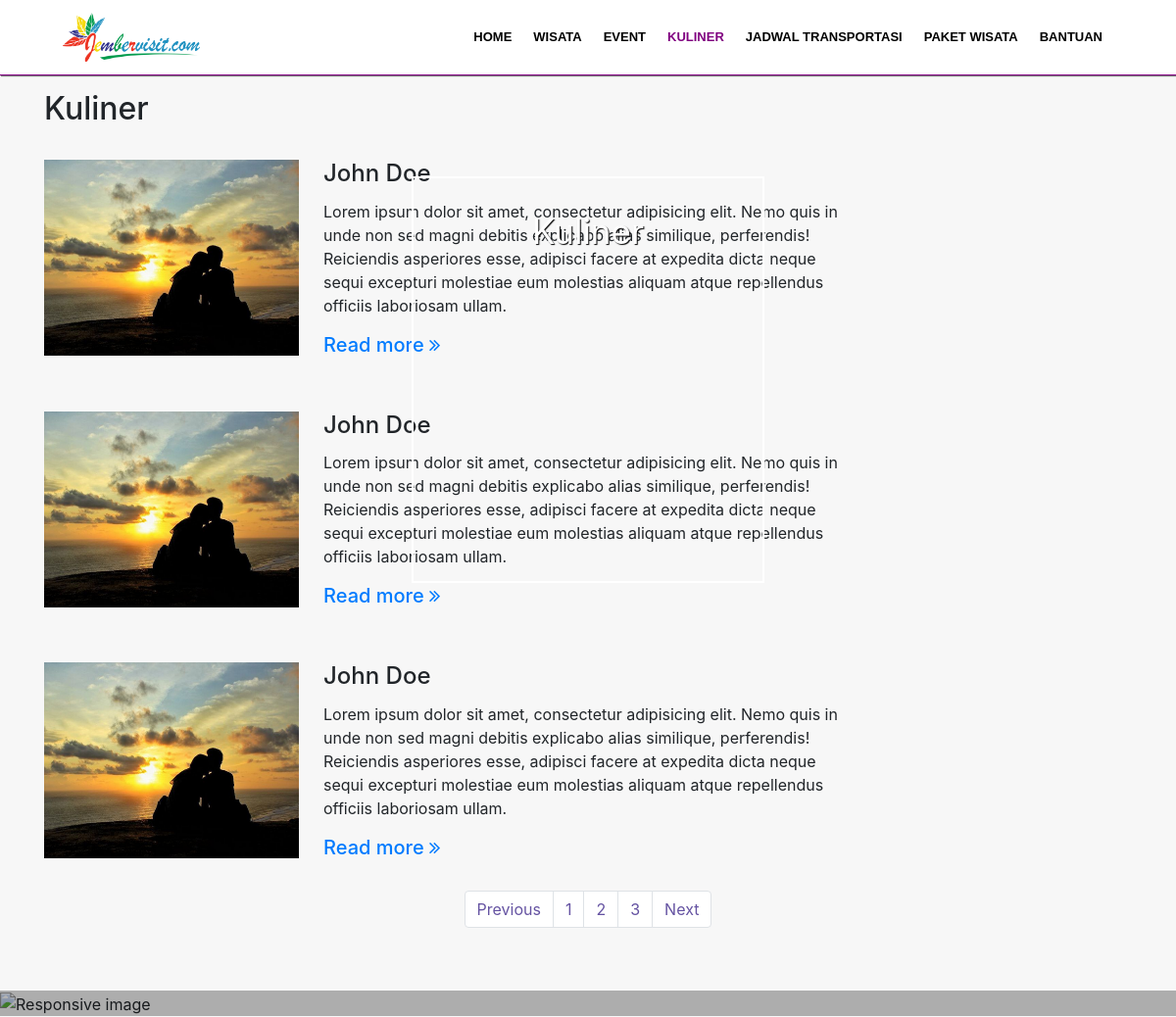
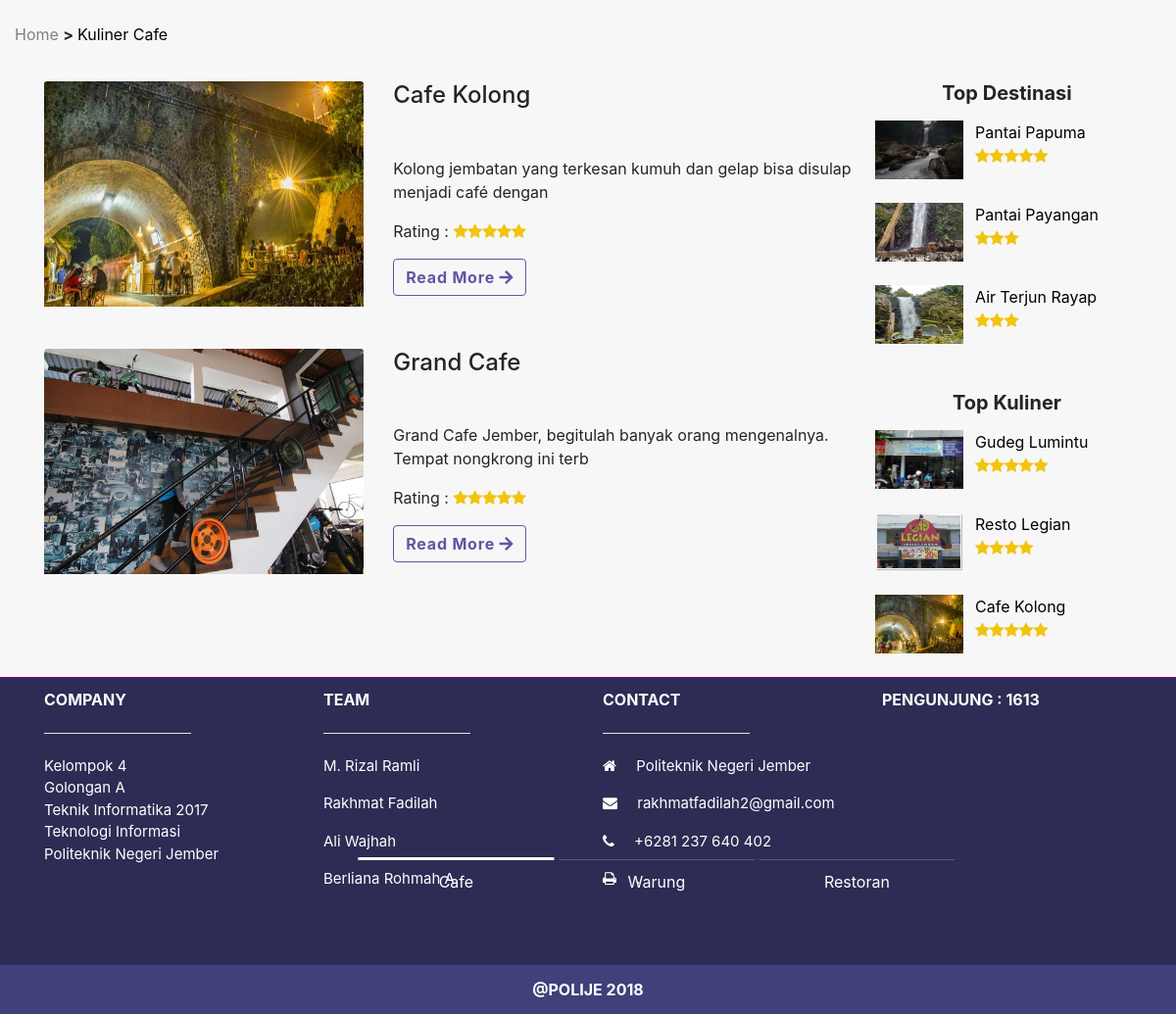
Page /?halaman=kuliner&kategori=cafe on the committed database (2 pictures, top to bottom).
### tables this page shows
CREATE TABLE `tempat_kuliner` (
  `id_tempat` varchar(10) NOT NULL,
  `id_kategoriKuliner` varchar(10) NOT NULL,
  `nama` varchar(30) NOT NULL,
  `lokasi` text NOT NULL,
  `gambar_profil` varchar(255) NOT NULL,
  `gambar_detail` varchar(255) NOT NULL,
  `deskripsi` text NOT NULL
);

CREATE TABLE `wisata` (
  `id_wisata` varchar(10) NOT NULL,
  `id_kategoriWisata` varchar(10) DEFAULT NULL,
  `nama` varchar(50) NOT NULL,
  `lokasi` text NOT NULL,
  `gambar_profil` tinytext NOT NULL,
  `detail_gambar` text NOT NULL,
  `deskripsi` text NOT NULL
);

### frontend/kuliner/kuliner.php (the view, shortened to what this page needs)
<?php
if ($_GET['kategori'] == "cafe") {
  ?>
<div class="wrap mb-4">
      <div class="relatif">
      <img src="asset/img/banner/Kulinercafe.jpg" class="img-fluid" alt="Responsive image">
            <div class="bg-black"></div>
      </div>
      <div class="banner-img">
        <p>Kuliner</p>
      </div>
      <div class="navigasi">
        <a href="?halaman=kuliner&kategori=cafe" class="nav-custActive">Cafe</a>
        <a href="?halaman=kuliner&kategori=warung" class="nav-cust">Warung</a>
        <a href="?halaman=kuliner&kategori=restoran" class="nav-cust">Restoran</a>
      </div>
</div>
<div class="container-fluid jarak-section">
  <div class="row">
    <div class="col-md-12">
      <a style="color:gray;" href="index.php">Home</a> <b> > </b> <a style="color: black" href="">Kuliner Cafe</a>
    </div>
  </div>
</div>
<div class="container card-kuliner">
<div class="row">
  <div class="col-md-9 mb-5">
    <?php
    $query = mysqli_query($koneksi,"SELECT tempat_kuliner.deskripsi,tempat_kuliner.nama,tempat_kuliner.lokasi,tempat_kuliner.gambar_profil,tempat_kuliner.id_tempat,kategori_kuliner.nama_kategori, ROUND(AVG(rating_kuliner.rating)) AS ratings FROM tempat_kuliner JOIN kategori_kuliner ON tempat_kuliner.id_kategoriKuliner=kategori_kuliner.id_kategoriKuliner LEFT JOIN rating_kuliner ON tempat_kuliner.id_tempat = rating_kuliner.id_tempat WHERE kategori_kuliner.nama_kategori = 'Cafe' GROUP BY tempat_kuliner.id_tempat");
    $jml = mysqli_num_rows($query);
    for ($i=0; $i < $jml ; $i++) {
      $data = mysqli_fetch_array($query);
     ?>
    <div class="row">
      <div class="col-md-5 jarak-mb5">
      <img class="card-img-top" src="asset/img/gprofil_kuliner/<?php echo $data['gambar_profil'] ?>" alt="Card image"/>
      </div>
      <div class="col-md-7 mb-5">
        <h4 class="mb-5"><?php echo $data['nama'] ?></h4>
        <p><?php echo substr($data['deskripsi'],0,80) ?></p>
        <p>Rating :
        <?php
          $tampung = $data['ratings'];
          for ($j=1; $j <= $tampung ; $j++) {
          echo '<span style="color : #f1c40f" class="fa fa-star"></span>';
          }
        ?></p>
        <div>
          <a style="text-decoration: none;" href="?halaman=kuliner_detail&id=<?php echo $data['id_tempat'] ?>" class="btn btn-custom">Read More <i class="fas fa-arrow-right"></i></a>
        </div>
      </div>
    </div>
    <?php } ?>
  </div>
    <div class="col-md-3">
    <h5 class="text-center pb-2"><b>Top Destinasi</b></h5>
    <?php
    $query2 = mysqli_query($koneksi,"SELECT wisata.nama,wisata.lokasi,wisata.gambar_profil,wisata.id_wisata,kategori_wisata.nama_kategori, ROUND(AVG(rating_wisata.rating)) AS ratings FROM wisata JOIN kategori_wisata ON wisata.id_kategoriWisata=kategori_wisata.id_kategoriWisata LEFT JOIN rating_wisata ON wisata.id_wisata = rating_wisata.id_wisata GROUP BY wisata.id_wisata HAVING ROUND(AVG(rating_wisata.rating)) <= 5 limit 3");
    $jml2 = mysqli_num_rows($query2);
    for ($k=0; $k < $jml2 ; $k++) {
    $datas = mysqli_fetch_array($query2);
    ?>
    <a style="text-decoration: none;color: black" href="?halaman=wisata_detail&id=<?php echo $datas['id_wisata'] ?>">
    <div class="row">
      <div class="col-xl-4 mb-4 pl-2"><img class="md3-img" src="asset/img/gprofil_wisata/<?php echo $datas['gambar_profil'] ?>" alt="Card image"/></div>
      <div class="col-xl-8 "><?php echo $datas['nama'] ?>
        <p>
          <?php
          $tampungs = $datas['ratings'];
          for ($l=1; $l <= $tampungs ; $l++) {
          echo '<span style="color : #f1c40f" class="fa fa-star"></span>';
          }
        ?></p>
      </div>
    </div>
    </a>
    <?php } ?>
    <h5 class="text-center pb-2 pt-4"><b>Top Kuliner</b></h5>
    <?php
    $query3 = mysqli_query($koneksi,"SELECT tempat_kuliner.nama,tempat_kuliner.lokasi,tempat_kuliner.gambar_profil,tempat_kuliner.id_tempat,kategori_kuliner.nama_kategori, ROUND(AVG(rating_kuliner.rating)) AS ratings FROM tempat_kuliner JOIN kategori_kuliner ON tempat_kuliner.id_kategoriKuliner=kategori_kuliner.id_kategoriKuliner LEFT JOIN rating_kuliner ON tempat_kuliner.id_tempat = rating_kuliner.id_tempat GROUP BY tempat_kuliner.id_tempat HAVING ROUND(AVG(rating_kuliner.rating)) <= 5 limit 3");
    $jml3 = mysqli_num_rows($query3);
    for ($m=0; $m < $jml3 ; $m++) {
    $datass = mysqli_fetch_array($query3);
    ?>
    <a style="text-decoration: none;color: black" href="?halaman=kuliner_detail&id=<?php echo $datass['id_tempat'] ?>">
    <div class="row">
      <div class="col-md-4 mb-4 pl-2"><img class="md3-img" src="asset/img/gprofil_kuliner/<?php echo $datass['gambar_profil'] ?>" alt="Card image"/></div>
      <div class="col-md-8"><?php echo $datass['nama'] ?>
        <p>
          <?php
          $tampungss = $datass['ratings'];
          for ($n=1; $n <= $tampungss ; $n++) {
          echo '<span style="color : #f1c40f" class="fa fa-star"></span>';
          }
        ?></p>
      </div>
    </div>
    </a>
    <?php } ?>
  </div>
</div>
</div>
<?php } ?>

### custom.css (style rules this page uses)
body { background: #F7F7F7; }
.wrap { padding: 0; height: 100%; width: 100%; }
.jarak-section { margin-bottom: 3%; }
.jarak-mb5 { margin-bottom: 5%; }
.card-kuliner .card-img-top { max-width: 100% !important; height: 230px !important; }
.btn-custom { color: #6553A2; background-color: #F7F7F7; border-color: #6553A2; font-weight: bold; letter-spacing: 0.05em; }
.navigasi { bottom: 0; transform: translateX(60%); -webkit-transform: translateX(60%); -o-transform: translateX(60%); -moz-transform: translateX(60%); position: absolute; height: 160px; }
.nav-custActive { padding: 10px 5px; min-width: 200px; max-height: 37px; text-align: center; color: white; cursor: pointer; ; display: inline-block; border-top: 3px solid white; }
.navigasi a { text-decoration: none; }
.nav-cust { padding: 10px 5px; min-width: 200px; max-height: 37px; color: white; cursor: pointer; display: inline-block; text-align: center; border-top: 1px solid rgba(255, 255, 255, 0.21); }
.md3-img { width: 90px; height: 60px; }
.banner-img { position: absolute; top: 0; bottom: 0; width: 30%; height: 20%; margin-left: 35%; margin-top: 15%; border: 2px solid white; background-color: transparent; text-shadow: 3px 3px 3px black; }
.banner-img p { text-align: center; color: white; margin: 8%; font-size: 35px; text-shadow: 1px 1px 1px black; }
.relatif { position: relative; }
.bg-black { position: absolute; background: rgba(0, 0, 0, 0.3); top: 0; bottom: 0; left: 0; right: 0; }

### rows in the picture
tempat_kuliner: gambar_profil (picture), nama "Cafe Kolong", deskripsi "Kolong jembatan yang terkesan kumuh dan gelap bisa disulap menjadi café dengan"
tempat_kuliner: gambar_profil (picture), nama "Grand Cafe", deskripsi "Grand Cafe Jember, begitulah banyak orang mengenalnya. Tempat nongkrong ini terb"
wisata: gambar_profil (picture), nama "Pantai Papuma"
wisata: gambar_profil (picture), nama "Pantai Payangan"
wisata: gambar_profil (picture), nama "Air Terjun Rayap"
tempat_kuliner: gambar_profil (picture), nama "Gudeg Lumintu"
tempat_kuliner: gambar_profil (picture), nama "Resto Legian"

### other values in the picture
$kunjungan[0] "1613"
